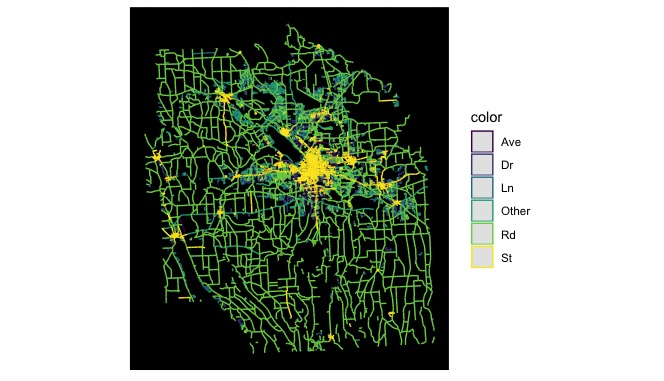

Reproduce this figure in R.
library(sf)
library(tidyverse)
library(viridis)
streets <- st_read("/Users/samedelstein/Downloads/Streets_shp/StreetSegment.shp")

streets_filtered <- streets %>%
  select(NYSStreetI, StreetName, PostType, Shape_Leng, geometry, LeftCounty) %>%
  filter(LeftCounty == 'Onondaga',
         !is.na(PostType)) %>%
  mutate(color = case_when(PostType == "Rd" ~ "Rd",
                   PostType == "St" ~ "St",
                   PostType == "Dr" ~ "Dr",
                   PostType == "Ave" ~ "Ave",
                   PostType == "Ln" ~ "Ln",
                   TRUE ~ "Other"))
streets_filtered %>% group_by(PostType) %>% tally(sort = TRUE) 

ggplot(streets_filtered) +
  geom_sf(aes(color = color)) +
  scale_color_viridis(discrete = TRUE) +
  theme(axis.title.x = element_blank(),
        axis.title.y = element_blank(),
        axis.ticks = element_blank(),
        panel.grid.major = element_blank(), 
        panel.grid.minor = element_blank(),
        panel.border = element_blank(),
        axis.text.x=element_blank(),
        axis.text.y=element_blank(),
        panel.background = element_rect(fill = 'black', colour = 'black')) 
